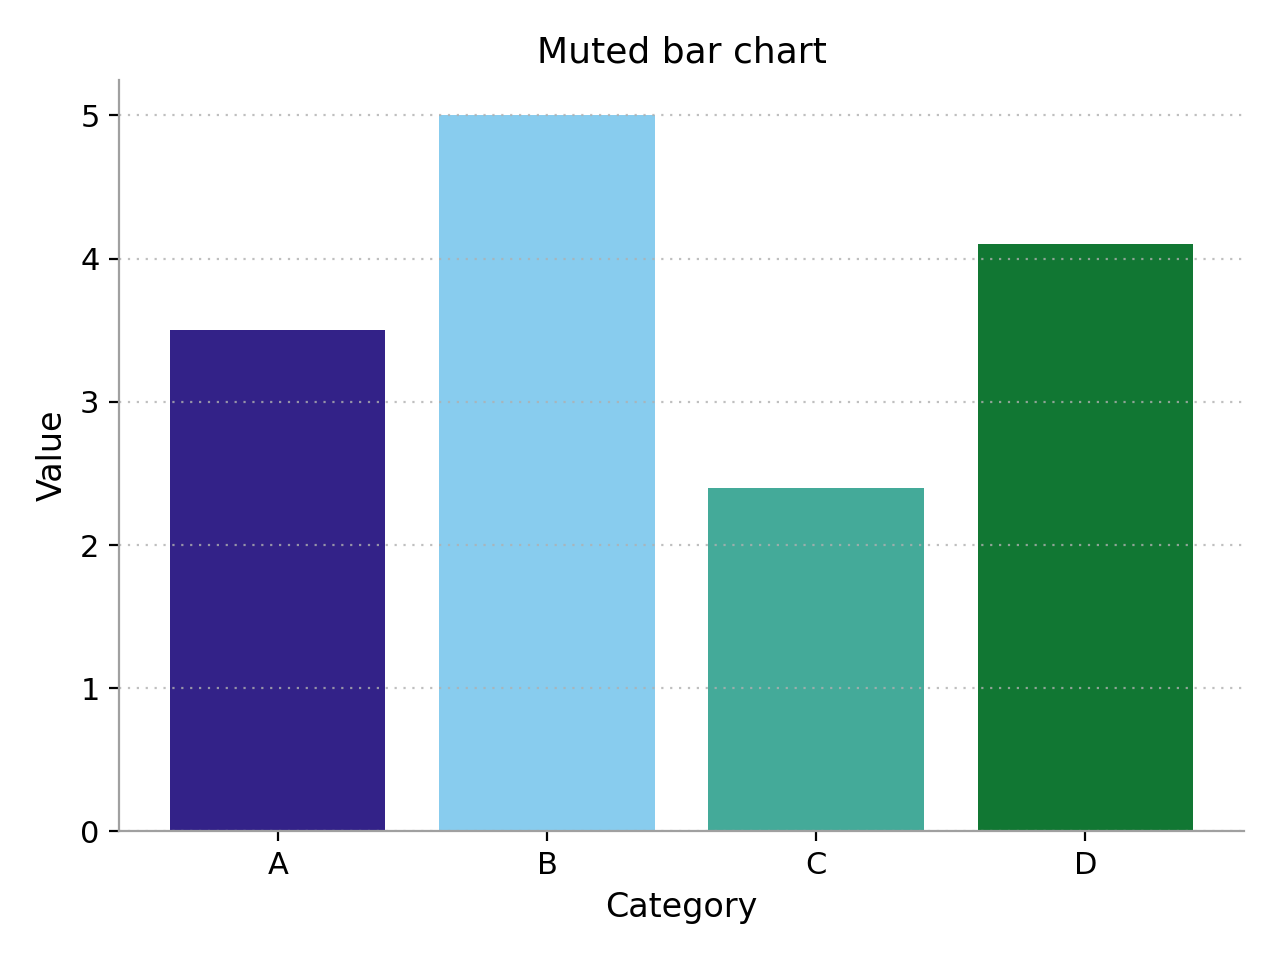

Here is the Python script that generated this plot:
"""Bar chart demo using the muted palette inside a style context."""

import matplotlib.pyplot as plt

from python_plot_template import palette_colors, save_plot, set_labels, style_context


def main() -> None:
    categories = ["A", "B", "C", "D"]
    values = [3.5, 5.0, 2.4, 4.1]
    colors = list(palette_colors("muted"))

    with style_context("muted", font_size=12):
        fig, ax = plt.subplots()
        ax.bar(categories, values, color=colors[: len(categories)])

        set_labels("Muted bar chart", "Category", "Value", ax=ax)
        save_plot("examples/muted_bar_chart.png", dpi=200, fig=fig)
        plt.show()


if __name__ == "__main__":
    main()
